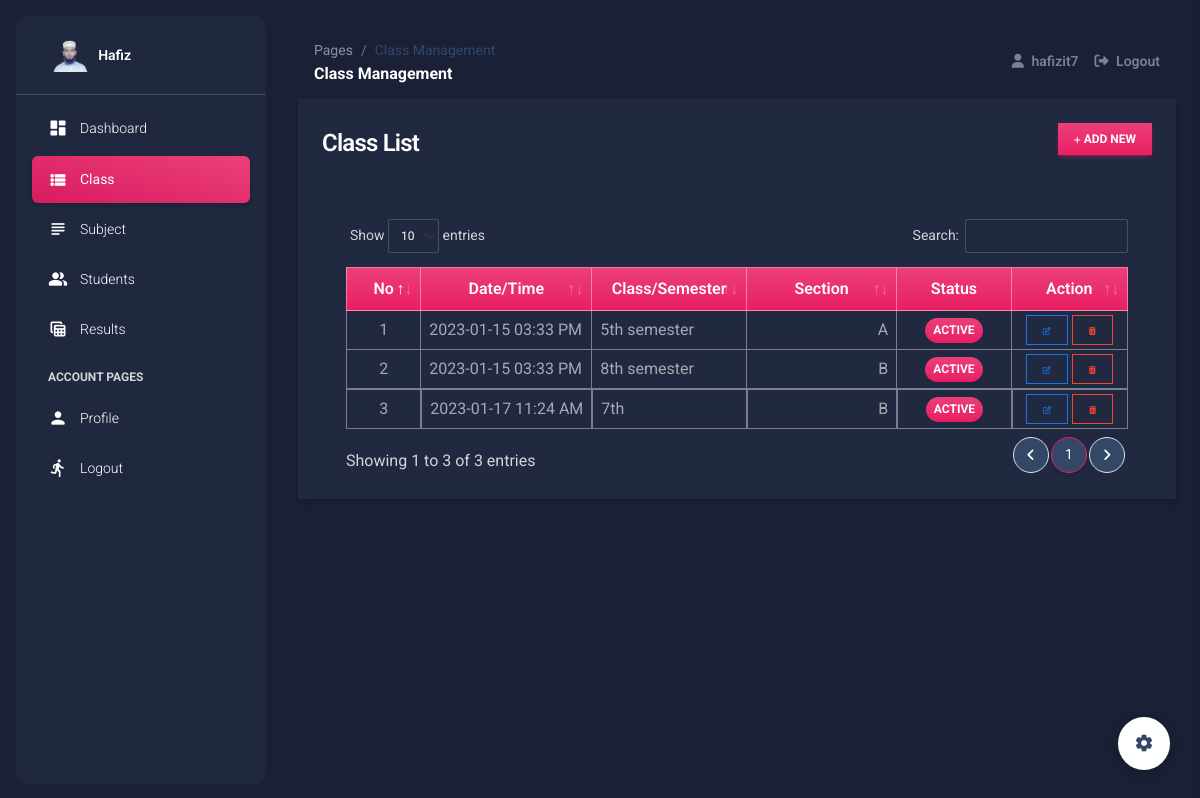
Screenshot of /class_mgt (signed in) with the database file from the repository.
### srmsApp/models.py (models this page shows, shortened)
class Class(models.Model):
    level = models.CharField(max_length=250)
    section = models.CharField(max_length=250)
    status = models.CharField(max_length=2, choices=(('1','Active'),('2','Inactive')), default = 1)
    date_created = models.DateTimeField(default=timezone.now)
    date_updated = models.DateTimeField(auto_now=True)

### srmsApp/views.py (the view)
# urls.py: path('class_mgt', views.class_mgt,name="class-page"),
@login_required
def class_mgt(request):
    context['page'] = 'class_mgt'
    context['page_title'] = 'Class Management'
    classes = models.Class.objects.all()
    context['classes'] = classes
    return render(request,'class_mgt.html',context)

### srmsApp/forms.py (shortened to what this page needs)
class UpdateProfile(UserChangeForm):
    username = forms.CharField(max_length=250,help_text="The Username field is required.")
    email = forms.EmailField(max_length=250,help_text="The Email field is required.")
    first_name = forms.CharField(max_length=250,help_text="The First Name field is required.")
    last_name = forms.CharField(max_length=250,help_text="The Last Name field is required.")
    current_password = forms.CharField(max_length=250)
    class Meta:
        model = User
        fields = ('email', 'username','first_name', 'last_name')

### srmsApp/templates/class_mgt.html (shortened to what this page needs)
{% extends 'layouts/base.html' %}
{% load humanize %}
{% block content %}
<div class="container-fluid">
    <div class="col-lg-12 col-md-12 col-sm-12 col-xs-12">
        <div class="card card-default rounded-0 shadow ">
            <div class="card-header">
                <div class="d-flex w-100 align-items-center justify-content-between">
                    <h4 class="card-title fw-bold">Class List</h4>
                    <div class="tools">
                        <button type="button" class="btn btn-primary rounded-0 bg-gradient btn-sm" id='add_new'><i class="fa fa-plus"></i> Add New</button>
                    </div>
                </div>
            </div>
            <div class="card-body">
                <div class="container-fluid">
                    <table class="table table-bordered" id="class-list">
                        <colgroup>
                            <col width="10%">
                            <col width="20%">
                            <col width="20%">
                            <col width="20%">
                            <col width="15%">
                            <col width="15%">
                        </colgroup>
                        <thead>
                            <tr class="bg-gradient bg-primary bg-opacity-50 text-light">
                                <th class="px-2 py-2 text-center">No</th>
                                <th class="px-2 py-2 text-center">Date/Time</th>
                                <th class="px-2 py-2 text-center">Class/Semester</th>
                                <th class="px-2 py-2 text-center">Section</th>
                                <th class="px-2 py-2 text-center">Status</th>
                                <th class="px-2 py-2 text-center">Action</th>
                            </tr>
                        </thead>
                        <tbody>
                            {% for class in classes %}
                            <tr>
                                <td class="px-2 py-1 align-middle text-center">{{ forloop.counter }}</td>
                                <td class="px-2 py-1 align-middle">{{ class.date_created|date:"Y-m-d h:i A" }}</td>
                                <td class="px-2 py-1 align-middle">{{ class.level }}</td>
                                <td class="px-2 py-1 align-middle text-end">{{ class.section }}</td>
                                <td class="px-1 py-1 align-middle text-center">
                                    {% if class.status == '1' %}
                                    <span class="badge bg-primary bg-gradient rounded-pill px-2">Active</span> {% else %}
                                    <span class="badge bg-secondary bg-gradient rounded-pill px-2">Inactive</span> {% endif %}
                                </td>
                                <td class="px-2 py-1 align-middle text-center">
                                    <a class="btn btn-outline-primary btn-sm edit-data mb-0 border-info text-info px-3 py-1 rounded-0" href="javascript:void(0)" data-url="{% url 'manage-class-pk' class.pk %}" title="Edit">
                                        <i class="fa fa-edit"></i>
                                    </a>
                                    <button class="btn btn-outline-danger btn-sm delete-data mb-0 border-danger px-3 py-1 rounded-0" type="button" data-id="{{ class.pk }}" title="Delete">
                                    <i class="fa fa-trash"></i>
                                </button>
                                </td>
                            </tr>
                            {% endfor %}
                        </tbody>
                    </table>
                </div>
            </div>
        </div>
    </div>
</div>
{% endblock content %}

### srmsApp/templates/includes/navigation.html (shortened to what this page needs)
    <nav class="navbar navbar-main navbar-expand-lg px-0 mx-4 shadow-none border-radius-xl position-sticky mt-4 top-1 z-index-sticky" id="navbarBlur" navbar-scroll="true">
      <div class="container-fluid py-1 px-3">
        <nav aria-label="breadcrumb">
          <ol class="breadcrumb bg-transparent mb-0 pb-0 pt-1 px-0 me-sm-6 me-5">
            <li class="breadcrumb-item text-sm"><a class="opacity-5 text-dark" href="javascript:;">Pages</a></li>
            <li class="breadcrumb-item text-sm text-dark active" aria-current="page">{{ page_title }}</li>
          </ol>
          <h6 class="font-weight-bolder mb-0">{{ page_title }}</h6>
        </nav>
        <div class="collapse navbar-collapse mt-sm-0 mt-2 me-md-0 me-sm-4" id="navbar">
          <ul class="navbar-nav  justify-content-end">
            <li class="nav-item d-flex align-items-center">
              <a href="" class="nav-link text-body font-weight-bold px-3">
                <i class="fa fa-user me-sm-1"></i>
                 {{ user.username }}
              </a>
            </li>
            <li class="nav-item d-flex align-items-center">
              <a href="{% url 'logout' %}" class="nav-link text-body font-weight-bold px-0">
                <i class="fa fa-sign-out me-sm-1"></i>
                <span class="d-sm-inline d-none">Logout</span>
              </a>
            </li>
          </ul>
        </div>
      </div>
    </nav>

### static/default/css/style.css (style rules this page uses)
html, body { height: 100%; width: 100%; max-height: 100%; overflow: auto; display: flex; flex-direction: column; }
.dark-version .table tbody tr:last-child td { border-width: 1px !important; }

### rows the page displays
Class: date_created "2023-01-15 03:33 PM", level "5th semester", section "A", status "ACTIVE"
Class: date_created "2023-01-15 03:33 PM", level "8th semester", section "B", status "ACTIVE"
Class: date_created "2023-01-17 11:24 AM", level "7th", section "B", status "ACTIVE"

### other values shown
{{ short_name }} "Hafiz"
{{ page_title }} "Class Management"
{{ user.username }} "hafizit7"
